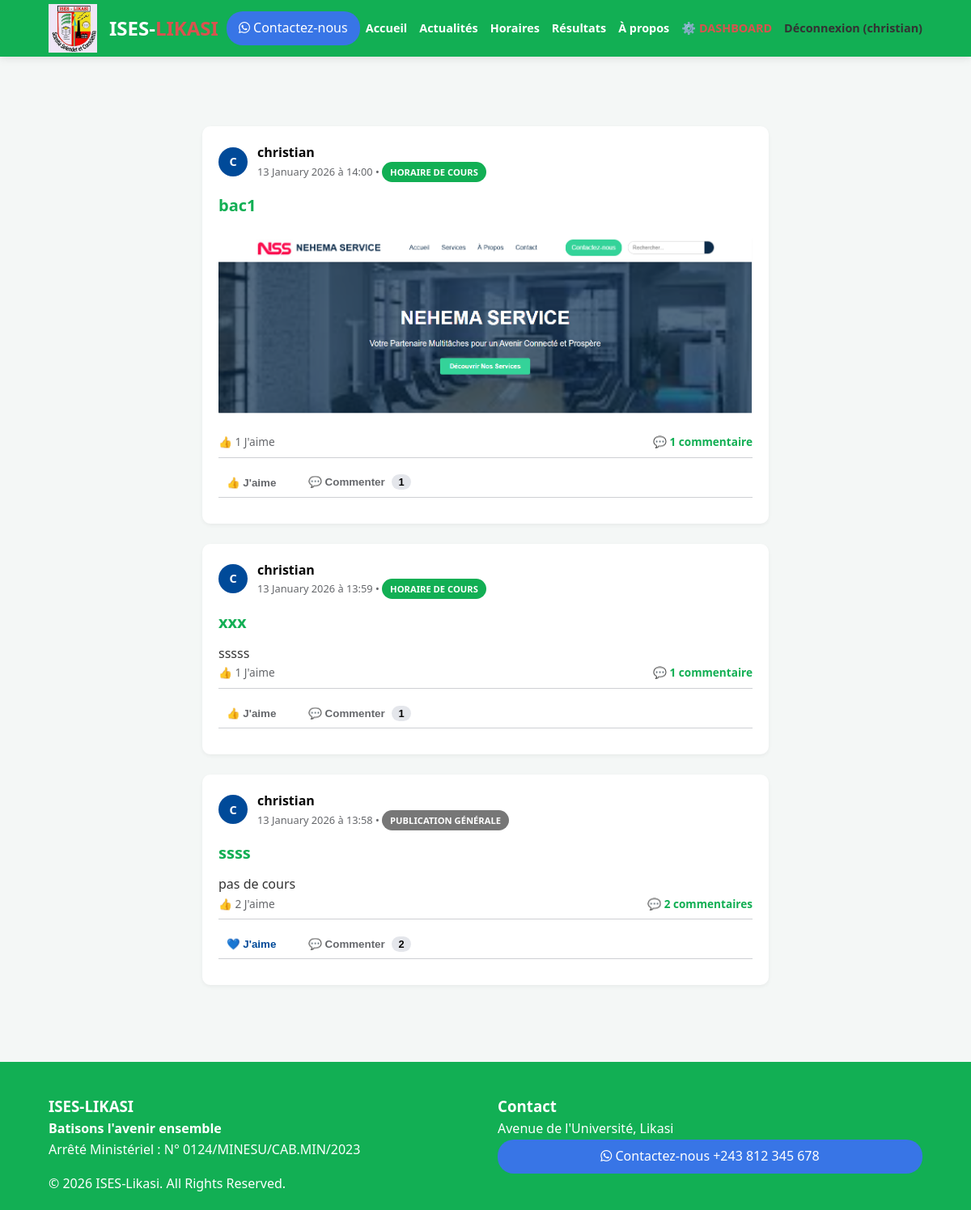
The app's page / (signed in) with its own data.
### portal/models.py (models this page shows)
class Post(models.Model):
    POST_TYPES = (
        ('GENERAL', 'Publication Générale'),
        ('NEWS', 'Communiqué Officiel'),
        ('SCHEDULE', 'Horaire de Cours'),
    )
    author = models.ForeignKey(User, on_delete=models.CASCADE)
    post_type = models.CharField(max_length=10, choices=POST_TYPES, default='GENERAL')
    title = models.CharField(max_length=200)
    content = models.TextField()
    promotion = models.ForeignKey(Promotion, on_delete=models.CASCADE, blank=True, null=True)
    image = models.ImageField(upload_to='posts/', blank=True, null=True)
    video = models.FileField(upload_to='videos/', blank=True, null=True)
    document_pdf = models.FileField(upload_to='documents/', blank=True, null=True)
    created_at = models.DateTimeField(auto_now_add=True)
    likes = models.ManyToManyField(User, related_name='post_likes', blank=True)

### portal/views.py (the view)
# urls.py: path('', views.home_view, name='home'),
def home_view(request):
    posts = Post.objects.all().order_by('-created_at')
    return render(request, 'portal/home.html', {'posts': posts})

### portal/templates/portal/home.html (shortened to what this page needs)
{% extends 'portal/base.html' %}
{% load static %}
{% block content %}
<div class="feed-container">
    {% for post in posts %}
    <div class="post-card">
        <div class="post-header-meta">
            <div class="fb-avatar">{{ post.author.username|slice:":1"|upper }}</div>
            <div class="post-info">
                <span class="post-author-name"><strong>{{ post.author.get_full_name|default:post.author.username }}</strong></span>
                <span class="post-date">{{ post.created_at|date:"d F Y à H:i" }} • <span class="badge {{ post.post_type }}">{{ post.get_post_type_display }}</span></span>
            </div>
        </div>
        <div class="post-content">
            <h2 class="post-title">{{ post.title }}</h2>
            <p>{{ post.content|linebreaks }}</p>
            {% if post.image %}<img src="{{ post.image.url }}" class="media-full">{% endif %}
        </div>
        <div class="fb-comments-wrapper">
            <div class="fb-comment-count">
                <span>👍 {{ post.likes.count }} J'aime</span>
                <span style="font-weight: 600; color: var(--blue);">💬 {{ post.comments.count }} commentaire{{ post.comments.count|pluralize }}</span>
            </div>
            <hr class="fb-divider">
            <div class="social-interaction-btns">
                <form action="{% url 'like_post' post.id %}" method="POST" style="display:inline;">
                    <button type="submit" class="interaction-btn {% if user in post.likes.all %}active-like{% endif %}">
                        {% if user in post.likes.all %}
                            💙 J'aime
                        {% else %}
                            👍 J'aime
                        {% endif %}
                    </button>
                </form>
                <button type="button" class="interaction-btn btn-toggle-comments" onclick="toggleComments('{{ post.id }}')">
                    💬 Commenter <span class="comment-badge">{{ post.comments.count }}</span>
                </button>
            </div>
            <hr class="fb-divider">
        </div>
    </div>
    {% endfor %}
</div>
{% endblock %}

### portal/templates/portal/base.html (shortened to what this page needs)
{% load static %}
<!DOCTYPE html>
<html lang="fr">
<head>
    <link rel="stylesheet" href="{% static 'portal/css/style.css' %}">
    <link rel="stylesheet" href="https://cdnjs.cloudflare.com/ajax/libs/font-awesome/6.5.2/css/all.min.css">
</head>
<body>
    <div class="top-bar">
        <span>📧 infos@ises-likasi.ac.cd</span>
        <span>📍 Likasi, Haut-Katanga, RDC</span>
    </div>
    <nav class="navbar">
        <div class="nav-container">
            <div class="logo-container">
                <img src="{% static 'portal/images/logo.jpg' %}" alt="Ises logo" class="logo-image">
                <h1 class="logo">ISES-<span>LIKASI</span></h1>
                <div class="whatsApp-btn whatsApp-btn-header">
                    <a href="https://wa.me/243990862014" target="_blank" class="btn-contact">
                        <i class="fab fa-whatsapp"></i> Contactez-nous
                    </a>
                </div>
            </div>
            <ul class="nav-links">
                <li><a href="{% url 'home' %}">Accueil</a></li>
                <li><a href="{% url 'announcements' %}">Actualités</a></li>
                <li><a href="{% url 'schedules' %}">Horaires</a></li>
                <li><a href="{% url 'results' %}">Résultats</a></li>
                <li><a href="{% url 'about' %}">À propos</a></li>
            {% if user.is_authenticated %}
                {% if user.is_staff %}
                    <li><a href="{% url 'teacher_dashboard' %}" style="color: var(--red);">⚙️ DASHBOARD</a></li>
                {% endif %}
                <li>
                    <form action="{% url 'logout' %}" method="post" style="display: inline;">
                        <button type="submit" class="logout-button">Déconnexion ({{ user.username }})</button>
                    </form>
                </li>
            {% else %}
                <li><a href="{% url 'login' %}">Connexion</a></li>
                <li><a href="{% url 'register' %}" style="color: var(--blue);">S'inscrire</a></li>
            {% endif %}
            </ul>
        </div>
    </nav>
    <main class="content-wrapper">
        {% block content %}{% endblock %}
    </main>
    <footer class="footer">
        <div class="footer-grid">
            <div>
                <h3>ISES-LIKASI</h3>
                <h4>Batisons l'avenir ensemble</h4>
                <p>Arrêté Ministériel : N° 0124/MINESU/CAB.MIN/2023</p>
            </div>
            <div>
                <h3>Contact</h3>
                <p>Avenue de l'Université, Likasi</p>
                <div class="whatsApp-btn whatsApp-btn-footer">
                    <a href="https://wa.me/243990862014" target="_blank" class="btn-contact">
                    <i class="fab fa-whatsapp"></i> Contactez-nous  +243 812 345 678
                </a>
                </div>
            </div>
        </div>
        <div class="footer-bottom">© 2026 ISES-Likasi. All Rights Reserved.</div>
    </footer>
</body>
</html>

### portal/static/portal/css/style.css (style rules this page uses)
:root { --blue: rgb(18, 175, 84); --red: #d9534f; --light: #f4f7f6; --white: #ffffff; }
* { margin: 0; padding: 0; box-sizing: border-box; }
body { font-family: 'Segoe UI', sans-serif; background: var(--light); color: #333; line-height: 1.6; }
.top-bar { background: #003366; color: white; padding: 8px 5%; font-size: 0.8rem; display: flex; justify-content: space-between; }
.navbar { position: fixed; top: 0; width: 100%; height: 70px; background: rgb(18, 175, 84); z-index: 1000; box-shadow: 0 2px 10px rgba(0,0,0,0.1); display: flex; align-items: center; }
.nav-container { width: 90%; margin: auto; display: flex; justify-content: space-between; align-items: center; }
.logo { font-size: 1.5rem; color: var(--white); }
.logo span { color: var(--red); }
div.logo-container { display: flex; justify-content: space-between; align-items: center; }
.logo-image { width: 60px; margin-right: 15px; }
.nav-links { display: flex; gap: 15px; list-style: none; }
.nav-links a { text-decoration: none; color: white; font-weight: 600; font-size: 0.9rem; }
.content-wrapper { margin-top: 100px; padding: 20px 5%; min-height: 80vh; }
.feed-container { max-width: 700px; margin: auto; }
.post-card { background: white; border-radius: 10px; padding: 20px; margin-bottom: 25px; box-shadow: 0 2px 5px rgba(0,0,0,0.05); }
.media-full { width: 100%; border-radius: 8px; margin: 15px 0; }
.badge { padding: 5px 10px; border-radius: 20px; color: white; font-size: 0.7rem; font-weight: bold; text-transform: uppercase; }
.SCHEDULE { background: var(--blue); }
.GENERAL { background: #777; }
.footer { background: rgb(18, 175, 84); color: white; padding: 40px 5% 20px; margin-top: 50px; }
.footer-grid { display: grid; grid-template-columns: repeat(auto-fit, minmax(200px, 1fr)); gap: 30px; }
.post-header-meta { display: flex; gap: 12px; align-items: center; margin-bottom: 15px; }
.post-info { display: flex; flex-direction: column; }
.post-author-name { font-size: 1rem; color: #050505; }
.post-date { font-size: 0.8rem; color: #65676b; }
.post-title { font-size: 1.25rem; margin-bottom: 10px; color: var(--blue); }
.media-full { width: 100%; border-radius: 8px; margin: 10px 0; max-height: 500px; object-fit: cover; }
.social-interaction-btns { display: flex; gap: 20px; padding: 5px 0; }
.interaction-btn { background: none; border: none; color: #65676b; font-weight: 600; cursor: pointer; padding: 5px 10px; border-radius: 5px; }
.fb-comment-count { display: flex; justify-content: space-between; font-size: 0.9rem; color: #65676b; padding-bottom: 8px; }
.fb-divider { border: 0; border-top: 1px solid #ced0d4; margin-bottom: 12px; }
.fb-avatar { width: 36px; height: 36px; background: #004a99; color: white; border-radius: 50%; display: flex; align-items: center; justify-content: center; font-weight: bold; font-size: 0.9rem; flex-shrink: 0; }
.comment-badge { background: #e4e6eb; color: #050505; padding: 2px 8px; border-radius: 10px; font-size: 0.8rem; margin-left: 5px; font-weight: bold; }
.fb-comment-count span { font-size: 0.85rem; }
.interaction-btn.active-like { color: #004a99; font-weight: bold; }
.logout-button { background: none; border: none; color: #333; font-weight: 600; font-size: 0.9rem; font-family: 'Segoe UI', sans-serif; cursor: pointer; padding: 0; margin: 0; }
.whatsApp-btn { background-color: rgb(56, 117, 230); padding: 8px 15px; border-radius: 20px; text-align: center; font-weight: 500; transition: background-color 0.3s ease; }
.whatsApp-btn-header { margin-left: 10px; }
.whatsApp-btn a { text-decoration: none; color: white; }

### records on screen
Post: author.username "C", author.get_full_name "christian", created_at "13 January 2026 à 14:00", post_type "HORAIRE DE COURS", title "bac1", image (picture), likes.count "1", comments.count "1", shows "👍 J'aime"
Post: author.username "C", author.get_full_name "christian", created_at "13 January 2026 à 13:59", post_type "HORAIRE DE COURS", title "xxx", content "sssss", likes.count "1", comments.count "1", shows "👍 J'aime"
Post: author.username "C", author.get_full_name "christian", created_at "13 January 2026 à 13:58", post_type "PUBLICATION GÉNÉRALE", title "ssss", content "pas de cours", likes.count "2", comments.count "2", shows "💙 J'aime"

### other values on screen
{{ user.username }} "christian"
